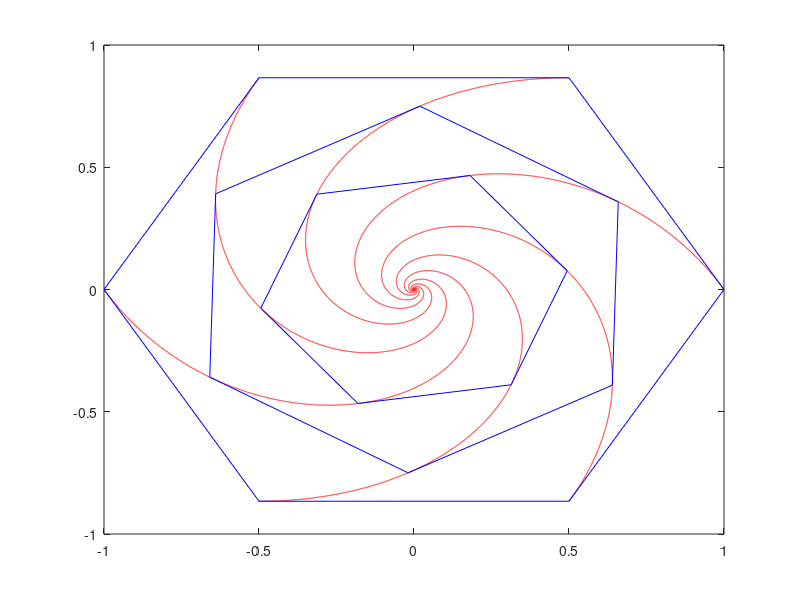

Reproduce this figure in MATLAB.
N = 6; % Number of particles
t = 0;
tf = 10;
dt = 0.001;
v_mag = 0.2; % Speed of particles
alpha = 2*pi/N;
t_j = 1;
frames_max = tf/dt + 1;

draw_ngon = true; % switch to draw regular ngon at regular intervals
frames_ngon_gap = 2500;
frames_ngon_max = 3;

particles = struct;
particles(N).time = zeros(frames_max,1);
particles(N).r = zeros(frames_max,3);
particles(N).r_rel = zeros(frames_max,3);
particles(N).v = v_mag*ones(frames_max,3);
particles(N).n_hat = ones(frames_max,3);
for j=1:N
    particles(j).r = zeros(frames_max,3);
    particles(j).r_rel = zeros(frames_max,3);
    particles(j).v = v_mag*ones(frames_max,3);
    particles(j).n_hat = ones(frames_max,3);
    particles(j).r(1,:) = [cos(j*alpha) sin(j*alpha) 0];
    particles(j).time(1) = 0;
end

while t<tf
    for j=1:N
        if j<N
            particles(j).r_rel(t_j,:) = particles(j+1).r(t_j,:) - particles(j).r(t_j,:);
        else
            particles(j).r_rel(t_j,:) = particles(1).r(t_j,:) - particles(j).r(t_j,:);
        end
        particles(j).n_hat(t_j,:) = particles(j).r_rel(t_j,:) ./ norm(particles(j).r_rel(t_j,:));
        particles(j).v(t_j,:) = v_mag*particles(j).n_hat(t_j,:);
        if t_j < frames_max
            particles(j).r(t_j + 1,:) = particles(j).r(t_j,:) + particles(j).v(t_j,:)*dt;
            particles(j).time(t_j + 1,:) = t + dt;
        end
    end
t = t + dt;
t_j = t_j + 1;
end

figure
xlim([-1.5,1.5])
ylim([-1.5,1.5])
for k=1:N
    r_k = particles(k).r;
    plot(r_k(:,1), r_k(:,2), 'r')
    hold on
    if k<N
        r_k_next = particles(k+1).r;
    else
        r_k_next = particles(1).r;
    end
    line([r_k(1,1) r_k_next(1,1)],[r_k(1,2) r_k_next(1,2)],'color','b')
    if draw_ngon
        for m=1:frames_ngon_max-1
            hold on
            line([r_k(1 + frames_ngon_gap*m,1) r_k_next(1 + frames_ngon_gap*m,1)],[r_k(1 + frames_ngon_gap*m,2) r_k_next(1 + frames_ngon_gap*m,2)],'color','b')
        end
    end
end
